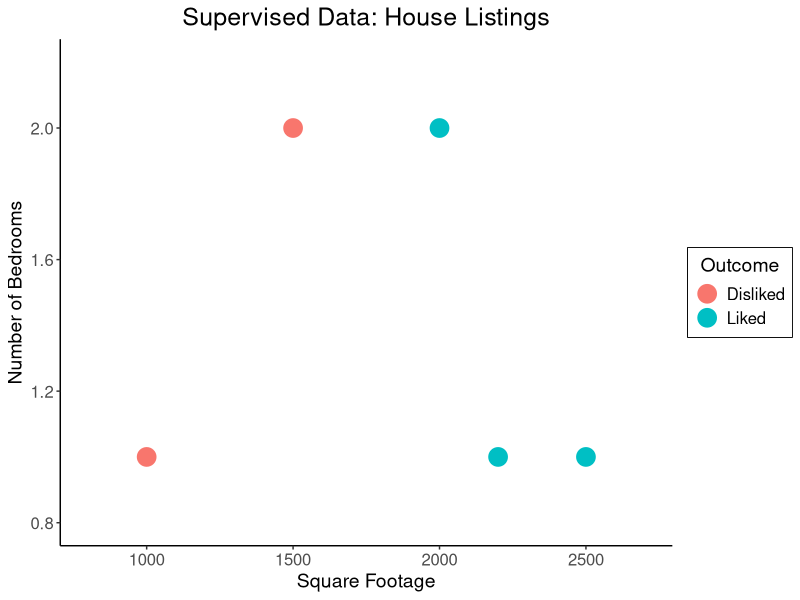
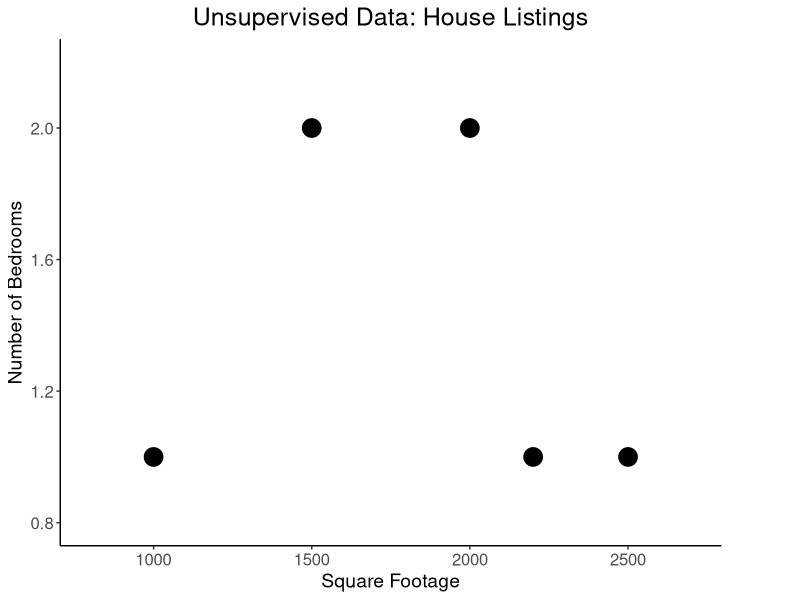
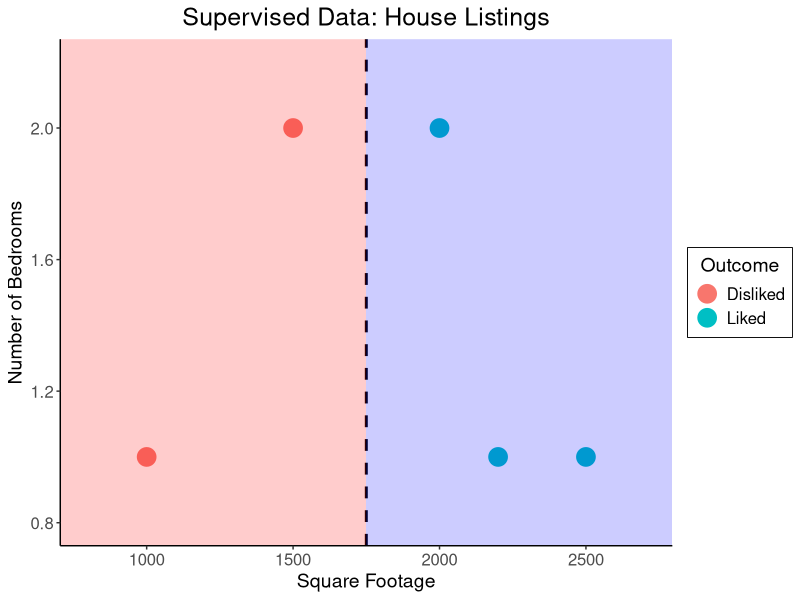
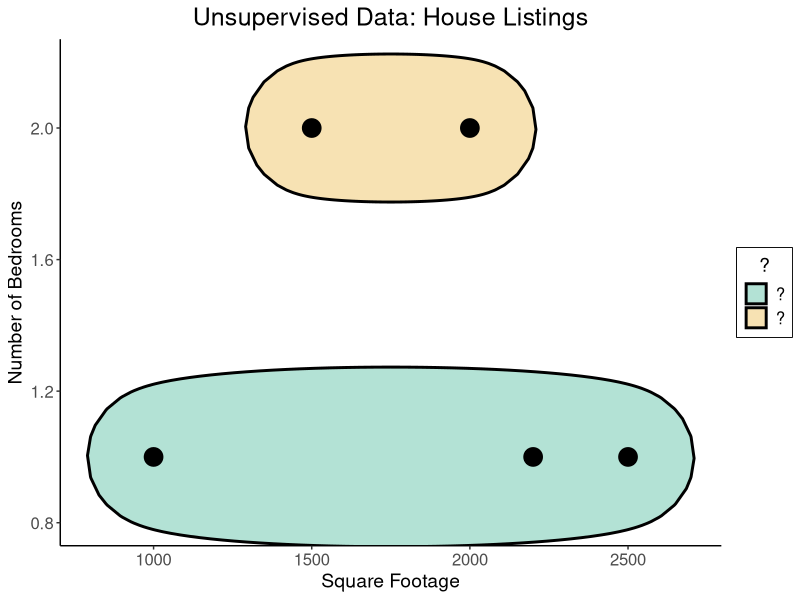
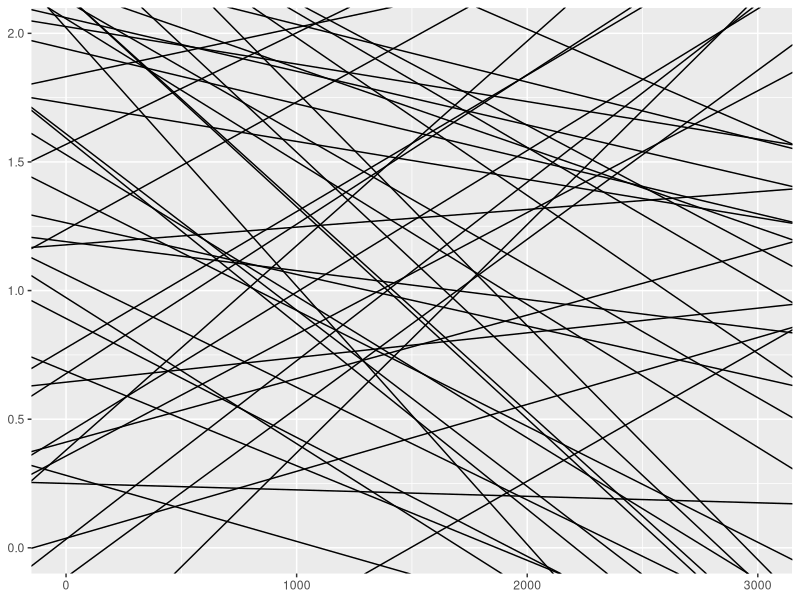
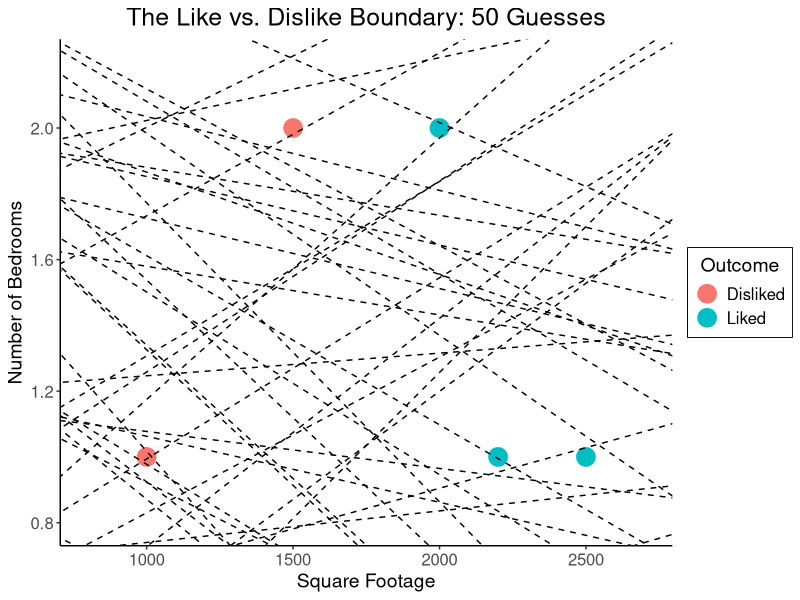
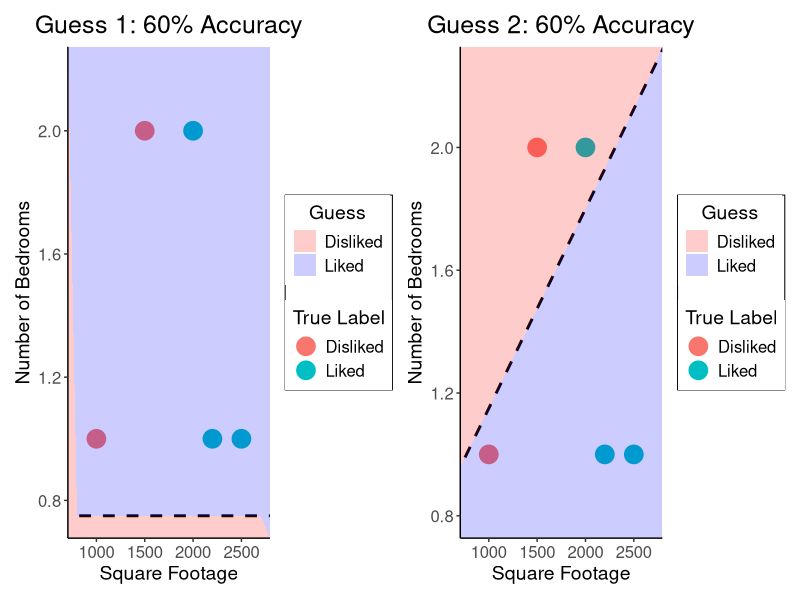
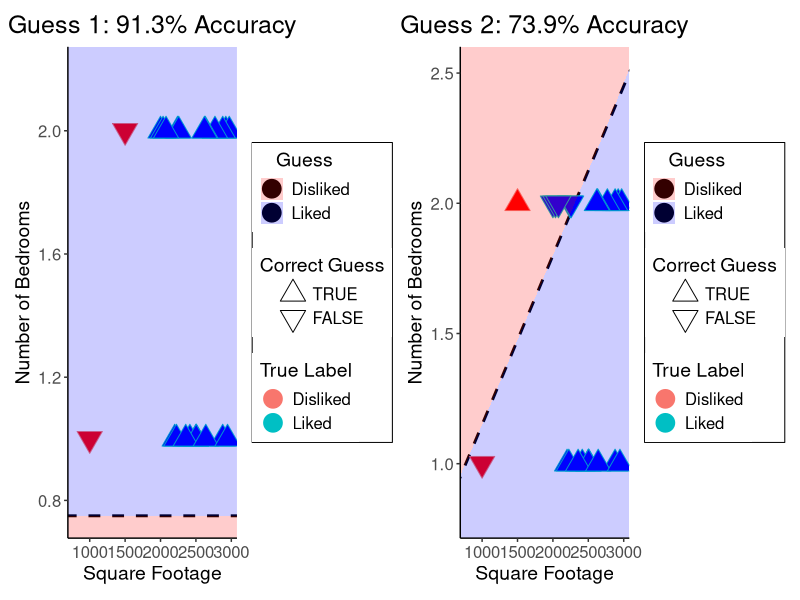

Generate these figures, in order, with R:
## ---- chunk 1
set.seed(1948)
library(knitr)
library(ggplot2)
library(dplyr)
library(ggforce)
library(patchwork)
global_theme <- ggplot2::theme_classic() + ggplot2::theme(
  plot.title = element_text(hjust = 0.5, size = 18),
  axis.title = element_text(size = 14),
  axis.text = element_text(size = 12),
  legend.title = element_text(size = 14, hjust = 0.5),
  legend.text = element_text(size = 12),
  legend.box.background = element_rect(colour = "black")
)
knitr::opts_chunk$set(fig.align="center")
g_pointsize <- 6
cbPalette <- c("#E69F00", "#56B4E9", "#009E73", "#F0E442", "#0072B2", "#D55E00", "#CC79A7")
## ---- chunk 2
sup_data <- tibble::tribble(
  ~home_id, ~sqft, ~bedrooms, ~rating,
  0, 1000, 1, "Disliked",
  1, 2000, 2, "Liked",
  2, 2500, 1, "Liked",
  3, 1500, 2, "Disliked",
  4, 2200, 1, "Liked"
)
## ---- chunk 3
sup_data
## ---- chunk 4
unsup_data <- tibble::tribble(
  ~home_id, ~sqft, ~bedrooms,
  0, 1000, 1,
  1, 2000, 2,
  2, 2500, 1,
  3, 1500, 2,
  4, 2200, 1
)
## ---- chunk 5
unsup_data
## ---- chunk 6
ggplot(sup_data, aes(x=sqft, y=bedrooms, color=rating)) + 
  geom_point(size=g_pointsize) +
  labs(
    title = "Supervised Data: House Listings",
    x = "Square Footage",
    y = "Number of Bedrooms",
    color = "Outcome"
  ) +
  expand_limits(x=c(800,2700), y=c(0.8,2.2)) +
  global_theme
## ---- chunk 7
# To force a legend
unsup_grouped <- unsup_data %>% mutate(big=bedrooms > 1)
unsup_grouped[['big']] <- factor(unsup_grouped[['big']], labels=c("?1","?2"))
ggplot(unsup_grouped, aes(x=sqft, y=bedrooms, fill=big)) + 
  geom_point(size=g_pointsize) +
  labs(
    x = "Square Footage",
    y = "Number of Bedrooms",
    fill = "?"
  ) +
  global_theme +
  expand_limits(x=c(800,2700), y=c(0.8,2.2)) +
  ggtitle("Unsupervised Data: House Listings") +
  theme(legend.background = element_rect(fill="white", color="white"), legend.box.background = element_rect(fill="white"), legend.text = element_text(color="white"), legend.title = element_text(color="white"), legend.position = "right") +
  scale_fill_discrete(labels=c("?","?")) +
  #scale_color_discrete(values=c("white","white"))
  scale_color_manual(name=NULL, values=c("white","white")) +
  #scale_color_manual(values=c("?1"="white","?2"="white"))
  guides(fill = guide_legend(override.aes = list(shape = NA)))
## ---- chunk 8
ggplot(sup_data, aes(x=sqft, y=bedrooms, color=rating)) + 
  geom_point(size=g_pointsize) +
  labs(
    title = "Supervised Data: House Listings",
    x = "Square Footage",
    y = "Number of Bedrooms",
    color = "Outcome"
  ) +
  global_theme +
  expand_limits(x=c(800,2700), y=c(0.8,2.2)) +
  geom_vline(xintercept = 1750, linetype="dashed", color = "black", size=1) +
  annotate('rect', xmin=-Inf, xmax=1750, ymin=-Inf, ymax=Inf, alpha=.2, fill='red') +
  annotate('rect', xmin=1750, xmax=Inf, ymin=-Inf, ymax=Inf, alpha=.2, fill='blue')
  #geom_rect(aes(xmin=-Inf, xmax=Inf, ymin=0, ymax=Inf, alpha=.2, fill='red'))
## ---- chunk 9
ggplot(unsup_grouped, aes(x=sqft, y=bedrooms)) +
  scale_color_brewer(palette = "PuOr") +
  geom_mark_ellipse(expand=0.1, aes(fill=big), size = 1) +
  geom_point(size=g_pointsize) +
  labs(
    x = "Square Footage",
    y = "Number of Bedrooms",
    fill = "?"
  ) +
  global_theme +
  ggtitle("Unsupervised Data: House Listings") +
  #theme(legend.position = "none") +
  #theme(legend.title = text_element("?"))
  expand_limits(x=c(800,2700), y=c(0.8,2.2)) +
  scale_fill_manual(values=c(cbPalette[3],cbPalette), labels=c("?","?"))
  #scale_fill_manual(labels=c("?","?"))
## ---- chunk 10
x_min <- 0
x_max <- 3000
y_min <- -1
y_max <- 3
rand_y0 <- runif(50, min=y_min, max=y_max)
rand_y1 <- runif(50, min=y_min, max=y_max)
rand_slope <- (rand_y1 - rand_y0)/(x_max - x_min)
rand_intercept <- rand_y0
rand_lines <- tibble::tibble(id=1:50, slope=rand_slope, intercept=rand_intercept)
ggplot() +
  geom_abline(data=rand_lines, aes(slope=slope, intercept=intercept)) +
  xlim(0,3000) +
  ylim(0,2)
## ---- chunk 11
ggplot(sup_data, aes(x=sqft, y=bedrooms, color=rating)) + 
  geom_point(size=g_pointsize) +
  labs(
    title = "The Like vs. Dislike Boundary: 50 Guesses",
    x = "Square Footage",
    y = "Number of Bedrooms",
    color = "Outcome"
  ) +
  global_theme +
  expand_limits(x=c(800,2700), y=c(0.8,2.2)) +
  geom_abline(data=rand_lines, aes(slope=slope, intercept=intercept), linetype="dashed")
## ---- chunk 12
#base_plot <- ggplot(sup_data, aes(x=sqft, y=bedrooms, color=liked)) + 
#  geom_point(size=g_pointsize) +
#  labs(
#    x = "Square Footage",
#    y = "Number of Bedrooms",
#    color = "Liked?"
#  ) +
#  global_theme +
#  expand_limits(x=c(800,2700), y=c(0.8,2.2))

line_data <- tibble::tribble(
  ~id, ~slope, ~intercept,
  0, 0, 0.75,
  1, 0.00065, 0.5
)
data_range <- 800:2700
ribbon_range <- c(-Inf,data_range,Inf)
f1 <- function(x) { return(0*x + 0.75) }
f1_data <- tibble::tibble(line_x=ribbon_range,line_y=c(Inf,f1(data_range),-Inf))
g1_plot <- ggplot(data=(line_data %>% filter(id==0))) +
  geom_abline(aes(slope=slope, intercept=intercept), linetype="dashed", size=1) +
  ggtitle("Guess 1: 60% Accuracy") +
  geom_point(data=sup_data, aes(x=sqft, y=bedrooms, color=rating), size=g_pointsize) +
  geom_ribbon(data=f1_data, aes(x=line_x, ymin=-Inf, ymax=line_y, fill="Disliked"), alpha=0.2) +
  geom_ribbon(data=f1_data, aes(x=line_x, ymin=line_y, ymax=Inf, fill="Liked"), alpha=0.2) +
  labs(
    x = "Square Footage",
    y = "Number of Bedrooms",
    color = "True Label"
  ) +
  global_theme +
  expand_limits(x=data_range, y=c(0.8,2.2)) +
  scale_fill_manual(values=c("Liked"="blue","Disliked"="red"), name="Guess")

f2 <- function(x) { return(0.00065*x + 0.5) }
f2_data <- tibble::tibble(line_x=ribbon_range,line_y=c(f2(710),f2(data_range),f2(Inf)))
g2_plot <- ggplot(data=(line_data %>% filter(id==1))) +
  geom_abline(aes(slope=slope, intercept=intercept), linetype="dashed", size=1) +
  ggtitle("Guess 2: 60% Accuracy") +
  geom_point(data=sup_data, aes(x=sqft, y=bedrooms, color=rating), size=g_pointsize) +
  labs(
    x = "Square Footage",
    y = "Number of Bedrooms",
    color = "True Label"
  ) +
  geom_ribbon(data=f2_data, aes(x=line_x, ymin=-Inf, ymax=line_y, fill="Liked"), alpha=0.2) +
  geom_ribbon(data=f2_data, aes(x=line_x, ymin=line_y, ymax=Inf, fill="Disliked"), alpha=0.2) +
  global_theme +
  expand_limits(x=data_range, y=c(0.8,2.2)) +
  scale_fill_manual(values=c("Liked"="blue","Disliked"="red"), name="Guess")

g1_plot + g2_plot
## ---- chunk 13
#base_plot <- ggplot(sup_data, aes(x=sqft, y=bedrooms, color=liked)) + 
#  geom_point(size=g_pointsize) +
#  labs(
#    x = "Square Footage",
#    y = "Number of Bedrooms",
#    color = "Liked?"
#  ) +
#  global_theme +
#  expand_limits(x=c(800,2700), y=c(0.8,2.2))

gen_homes <- function(n) {
  rand_sqft <- runif(n, min=2000, max=3000)
  rand_bedrooms <- sample(c(1,2), size=n, prob=c(0.5,0.5), replace=TRUE)
  rand_ids <- 1:n
  rand_rating <- "Liked"
  rand_tibble <- tibble::tibble(home_id=rand_ids, sqft=rand_sqft, bedrooms=rand_bedrooms, rating=rand_rating)
  return(rand_tibble)
}
fake_homes <- gen_homes(18)
fake_sup_data <- dplyr::bind_rows(sup_data, fake_homes)
line_data <- tibble::tribble(
  ~id, ~slope, ~intercept,
  0, 0, 0.75,
  1, 0.00065, 0.5
)
f1 <- function(x) { return(0*x + 0.75) }
f2 <- function(x) { return(0.00065*x + 0.5) }
# And check accuracy
fake_sup_data <- fake_sup_data %>% mutate(boundary1=f1(sqft)) %>% mutate(guessDislike1 = bedrooms < boundary1) %>% mutate(correct1 = ((rating=="Disliked") & (guessDislike1)) | (rating=="Liked") & (!guessDislike1))
fake_sup_data <- fake_sup_data %>% mutate(boundary2=f2(sqft)) %>% mutate(guessDislike2 = bedrooms > boundary2) %>% mutate(correct2 = ((rating=="Disliked") & (guessDislike2)) | (rating=="Liked") & (!guessDislike2))

data_range <- 800:2700
ribbon_range <- c(-Inf,data_range,Inf)

f1_data <- tibble::tibble(line_x=ribbon_range,line_y=c(f1(700),f1(data_range),f1(3200)))
g1_plot <- ggplot(data=(line_data %>% filter(id==0))) +
  geom_abline(aes(slope=slope, intercept=intercept), linetype="dashed", size=1) +
  ggtitle("Guess 1: 91.3% Accuracy") +
  geom_point(data=fake_sup_data, aes(x=sqft, y=bedrooms, fill=rating, color=rating, shape=factor(correct1, levels=c(TRUE,FALSE))), size=g_pointsize) +
  scale_shape_manual(values=c(24, 25)) +
  geom_ribbon(data=f1_data, aes(x=line_x, ymin=-Inf, ymax=line_y, fill="Disliked"), alpha=0.2) +
  geom_ribbon(data=f1_data, aes(x=line_x, ymin=line_y, ymax=Inf, fill="Liked"), alpha=0.2) +
  labs(
    x = "Square Footage",
    y = "Number of Bedrooms",
    color = "True Label",
    shape = "Correct Guess"
  ) +
  global_theme +
  expand_limits(x=data_range, y=c(0.8,2.2)) +
  scale_fill_manual(values=c("Liked"="blue","Disliked"="red"), name="Guess")


f2_data <- tibble::tibble(line_x=ribbon_range,line_y=c(f2(700),f2(data_range),f2(3100)))
g2_plot <- ggplot(data=(line_data %>% filter(id==1))) +
  geom_abline(aes(slope=slope, intercept=intercept), linetype="dashed", size=1) +
  ggtitle("Guess 2: 73.9% Accuracy") +
  geom_point(data=fake_sup_data, aes(x=sqft, y=bedrooms, fill=rating, color=rating, shape=factor(correct2, levels=c(TRUE,FALSE))), size=g_pointsize) +
  scale_shape_manual(values=c(24, 25)) +
  labs(
    x = "Square Footage",
    y = "Number of Bedrooms",
    color = "True Label",
    shape = "Correct Guess"
  ) +
  geom_ribbon(data=f2_data, aes(x=line_x, ymin=-Inf, ymax=line_y, fill="Liked"), alpha=0.2) +
  geom_ribbon(data=f2_data, aes(x=line_x, ymin=line_y, ymax=Inf, fill="Disliked"), alpha=0.2) +
  global_theme +
  expand_limits(x=data_range, y=c(0.8,2.2)) +
  scale_fill_manual(values=c("Liked"="blue","Disliked"="red"), name="Guess")

g1_plot + g2_plot
## ---- chunk 14
y_pred <- seq(from = 0, to = 1, by = 0.001)
compute_ce <- function(y_p, y_o) { return(-(y_o * log(y_p) + (1-y_o)*log(1-y_p))) }
ce0 <- compute_ce(y_pred, 0)
ce1 <- compute_ce(y_pred, 1)
ce0_data <- tibble::tibble(y_pred=y_pred, y_obs=0, ce=ce0)
ce1_data <- tibble::tibble(y_pred=y_pred, y_obs=1, ce=ce1)
ce_data <- dplyr::bind_rows(ce0_data, ce1_data)
ggplot(ce_data, aes(x=y_pred, y=ce, color=factor(y_obs))) +
  geom_line(linewidth=1) +
  labs(
    title="Binary Cross-Entropy Loss",
    x = "Predicted Value",
    y = "Loss",
    color = "Actual Value"
  ) +
  global_theme +
  ylim(0,6)
